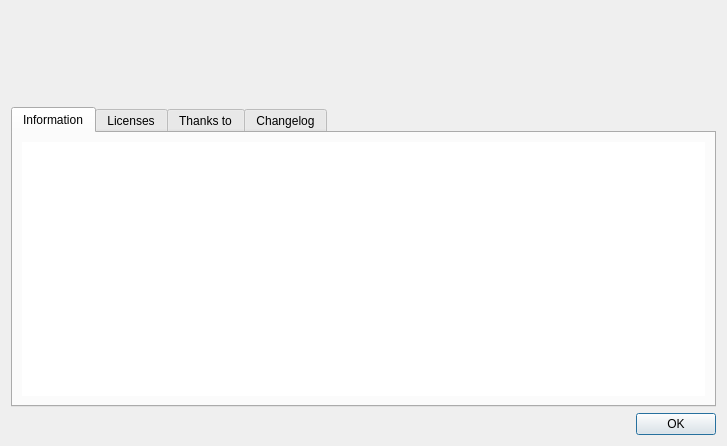
<?xml version="1.0" encoding="UTF-8"?>
<ui version="4.0">
 <class>FormAbout</class>
 <widget class="QDialog" name="FormAbout">
  <property name="windowModality">
   <enum>Qt::WindowModal</enum>
  </property>
  <property name="geometry">
   <rect>
    <x>0</x>
    <y>0</y>
    <width>727</width>
    <height>446</height>
   </rect>
  </property>
  <property name="minimumSize">
   <size>
    <width>530</width>
    <height>380</height>
   </size>
  </property>
  <property name="maximumSize">
   <size>
    <width>731</width>
    <height>500</height>
   </size>
  </property>
  <property name="windowTitle">
   <string>About Qonverter</string>
  </property>
  <property name="windowIcon">
   <iconset resource="../resources/qonverter.qrc">
    <normaloff>:/graphics/qonverter.png</normaloff>:/graphics/qonverter.png</iconset>
  </property>
  <property name="locale">
   <locale language="English" country="UnitedStates"/>
  </property>
  <layout class="QVBoxLayout" name="verticalLayout">
   <item>
    <layout class="QFormLayout" name="m_formLayout">
     <property name="fieldGrowthPolicy">
      <enum>QFormLayout::AllNonFixedFieldsGrow</enum>
     </property>
     <item row="0" column="0">
      <widget class="QLabel" name="m_lblIcon">
       <property name="minimumSize">
        <size>
         <width>90</width>
         <height>90</height>
        </size>
       </property>
       <property name="maximumSize">
        <size>
         <width>90</width>
         <height>90</height>
        </size>
       </property>
       <property name="styleSheet">
        <string notr="true"/>
       </property>
       <property name="locale">
        <locale language="English" country="UnitedStates"/>
       </property>
       <property name="text">
        <string/>
       </property>
       <property name="textFormat">
        <enum>Qt::RichText</enum>
       </property>
       <property name="pixmap">
        <pixmap resource="../resources/qonverter.qrc">:/graphics/qonverter.png</pixmap>
       </property>
       <property name="scaledContents">
        <bool>true</bool>
       </property>
       <property name="alignment">
        <set>Qt::AlignCenter</set>
       </property>
      </widget>
     </item>
     <item row="0" column="1">
      <widget class="QLabel" name="m_lblDesc">
       <property name="minimumSize">
        <size>
         <width>0</width>
         <height>60</height>
        </size>
       </property>
       <property name="locale">
        <locale language="English" country="UnitedStates"/>
       </property>
       <property name="text">
        <string/>
       </property>
       <property name="textFormat">
        <enum>Qt::RichText</enum>
       </property>
       <property name="alignment">
        <set>Qt::AlignLeading|Qt::AlignLeft|Qt::AlignVCenter</set>
       </property>
       <property name="textInteractionFlags">
        <set>Qt::LinksAccessibleByMouse|Qt::TextSelectableByMouse</set>
       </property>
      </widget>
     </item>
    </layout>
   </item>
   <item>
    <widget class="QTabWidget" name="m_tabAbout">
     <property name="styleSheet">
      <string notr="true"/>
     </property>
     <property name="locale">
      <locale language="English" country="UnitedStates"/>
     </property>
     <property name="currentIndex">
      <number>0</number>
     </property>
     <widget class="QWidget" name="m_tabInfo">
      <attribute name="title">
       <string>Information</string>
      </attribute>
      <layout class="QVBoxLayout" name="verticalLayout_2">
       <item>
        <widget class="QTextEdit" name="m_txtInfo">
         <property name="contextMenuPolicy">
          <enum>Qt::DefaultContextMenu</enum>
         </property>
         <property name="styleSheet">
          <string notr="true"/>
         </property>
         <property name="frameShape">
          <enum>QFrame::NoFrame</enum>
         </property>
         <property name="undoRedoEnabled">
          <bool>false</bool>
         </property>
         <property name="readOnly">
          <bool>true</bool>
         </property>
         <property name="html">
          <string notr="true">&lt;!DOCTYPE HTML PUBLIC &quot;-//W3C//DTD HTML 4.0//EN&quot; &quot;http://www.w3.org/TR/REC-html40/strict.dtd&quot;&gt;
&lt;html&gt;&lt;head&gt;&lt;meta name=&quot;qrichtext&quot; content=&quot;1&quot; /&gt;&lt;style type=&quot;text/css&quot;&gt;
p, li { white-space: pre-wrap; }
&lt;/style&gt;&lt;/head&gt;&lt;body style=&quot; font-family:'MS Shell Dlg 2'; font-size:8.25pt; font-weight:400; font-style:normal;&quot;&gt;
&lt;p style=&quot;-qt-paragraph-type:empty; margin-top:0px; margin-bottom:0px; margin-left:0px; margin-right:0px; -qt-block-indent:0; text-indent:0px; font-family:'Sans Serif'; font-size:9pt;&quot;&gt;&lt;br /&gt;&lt;/p&gt;&lt;/body&gt;&lt;/html&gt;</string>
         </property>
         <property name="acceptRichText">
          <bool>false</bool>
         </property>
         <property name="textInteractionFlags">
          <set>Qt::LinksAccessibleByMouse|Qt::TextSelectableByMouse</set>
         </property>
        </widget>
       </item>
      </layout>
     </widget>
     <widget class="QWidget" name="m_tabLicenses">
      <attribute name="title">
       <string>Licenses</string>
      </attribute>
      <layout class="QVBoxLayout" name="verticalLayout_4">
       <item>
        <widget class="QToolBox" name="toolBox">
         <property name="currentIndex">
          <number>0</number>
         </property>
         <widget class="QWidget" name="page_GNU">
          <property name="geometry">
           <rect>
            <x>0</x>
            <y>0</y>
            <width>685</width>
            <height>176</height>
           </rect>
          </property>
          <property name="autoFillBackground">
           <bool>false</bool>
          </property>
          <attribute name="label">
           <string>GNU GPL License</string>
          </attribute>
          <attribute name="toolTip">
           <string>GNU GPL License</string>
          </attribute>
          <layout class="QVBoxLayout" name="verticalLayout_3">
           <property name="leftMargin">
            <number>0</number>
           </property>
           <property name="topMargin">
            <number>0</number>
           </property>
           <property name="rightMargin">
            <number>0</number>
           </property>
           <property name="bottomMargin">
            <number>0</number>
           </property>
           <item>
            <widget class="QTextEdit" name="m_txtLicenseGnu">
             <property name="font">
              <font>
               <family>DejaVu Sans Mono</family>
              </font>
             </property>
             <property name="styleSheet">
              <string notr="true"/>
             </property>
             <property name="frameShape">
              <enum>QFrame::NoFrame</enum>
             </property>
             <property name="horizontalScrollBarPolicy">
              <enum>Qt::ScrollBarAlwaysOff</enum>
             </property>
             <property name="autoFormatting">
              <set>QTextEdit::AutoNone</set>
             </property>
             <property name="undoRedoEnabled">
              <bool>false</bool>
             </property>
             <property name="lineWrapMode">
              <enum>QTextEdit::WidgetWidth</enum>
             </property>
             <property name="readOnly">
              <bool>true</bool>
             </property>
             <property name="html">
              <string notr="true">&lt;!DOCTYPE HTML PUBLIC &quot;-//W3C//DTD HTML 4.0//EN&quot; &quot;http://www.w3.org/TR/REC-html40/strict.dtd&quot;&gt;
&lt;html&gt;&lt;head&gt;&lt;meta name=&quot;qrichtext&quot; content=&quot;1&quot; /&gt;&lt;style type=&quot;text/css&quot;&gt;
p, li { white-space: pre-wrap; }
&lt;/style&gt;&lt;/head&gt;&lt;body style=&quot; font-family:'DejaVu Sans Mono'; font-size:8.25pt; font-weight:400; font-style:normal;&quot;&gt;
&lt;p style=&quot;-qt-paragraph-type:empty; margin-top:0px; margin-bottom:0px; margin-left:0px; margin-right:0px; -qt-block-indent:0; text-indent:0px; font-family:'Sans Serif'; font-size:9pt;&quot;&gt;&lt;br /&gt;&lt;/p&gt;&lt;/body&gt;&lt;/html&gt;</string>
             </property>
             <property name="textInteractionFlags">
              <set>Qt::LinksAccessibleByMouse|Qt::TextSelectableByMouse</set>
             </property>
            </widget>
           </item>
          </layout>
         </widget>
         <widget class="QWidget" name="page_BSD">
          <attribute name="label">
           <string>BSD 3-Clause License</string>
          </attribute>
          <attribute name="toolTip">
           <string>BSD 3-Clause License</string>
          </attribute>
          <layout class="QVBoxLayout" name="verticalLayout_5">
           <property name="leftMargin">
            <number>0</number>
           </property>
           <property name="topMargin">
            <number>0</number>
           </property>
           <property name="rightMargin">
            <number>0</number>
           </property>
           <property name="bottomMargin">
            <number>0</number>
           </property>
           <item>
            <widget class="QTextEdit" name="m_txtLicenseBsd">
             <property name="font">
              <font>
               <family>DejaVu Sans Mono</family>
              </font>
             </property>
             <property name="styleSheet">
              <string notr="true"/>
             </property>
             <property name="frameShape">
              <enum>QFrame::NoFrame</enum>
             </property>
             <property name="horizontalScrollBarPolicy">
              <enum>Qt::ScrollBarAlwaysOff</enum>
             </property>
             <property name="autoFormatting">
              <set>QTextEdit::AutoNone</set>
             </property>
             <property name="undoRedoEnabled">
              <bool>false</bool>
             </property>
             <property name="lineWrapMode">
              <enum>QTextEdit::WidgetWidth</enum>
             </property>
             <property name="readOnly">
              <bool>true</bool>
             </property>
             <property name="html">
              <string notr="true">&lt;!DOCTYPE HTML PUBLIC &quot;-//W3C//DTD HTML 4.0//EN&quot; &quot;http://www.w3.org/TR/REC-html40/strict.dtd&quot;&gt;
&lt;html&gt;&lt;head&gt;&lt;meta name=&quot;qrichtext&quot; content=&quot;1&quot; /&gt;&lt;style type=&quot;text/css&quot;&gt;
p, li { white-space: pre-wrap; }
&lt;/style&gt;&lt;/head&gt;&lt;body style=&quot; font-family:'DejaVu Sans Mono'; font-size:8.25pt; font-weight:400; font-style:normal;&quot;&gt;
&lt;p style=&quot;-qt-paragraph-type:empty; margin-top:0px; margin-bottom:0px; margin-left:0px; margin-right:0px; -qt-block-indent:0; text-indent:0px; font-family:'Sans Serif'; font-size:9pt;&quot;&gt;&lt;br /&gt;&lt;/p&gt;&lt;/body&gt;&lt;/html&gt;</string>
             </property>
             <property name="textInteractionFlags">
              <set>Qt::LinksAccessibleByMouse|Qt::TextSelectableByMouse</set>
             </property>
            </widget>
           </item>
          </layout>
         </widget>
         <widget class="QWidget" name="page_FLAGS">
          <property name="geometry">
           <rect>
            <x>0</x>
            <y>0</y>
            <width>685</width>
            <height>176</height>
           </rect>
          </property>
          <attribute name="label">
           <string>Go Squared License (for flags in settings)</string>
          </attribute>
          <attribute name="toolTip">
           <string>Go Squared License (for flags in settings)</string>
          </attribute>
          <layout class="QVBoxLayout" name="verticalLayout_6">
           <property name="leftMargin">
            <number>0</number>
           </property>
           <property name="topMargin">
            <number>0</number>
           </property>
           <property name="rightMargin">
            <number>0</number>
           </property>
           <property name="bottomMargin">
            <number>0</number>
           </property>
           <item>
            <widget class="QTextEdit" name="m_txtLicenseFlags">
             <property name="font">
              <font>
               <family>DejaVu Sans Mono</family>
              </font>
             </property>
             <property name="styleSheet">
              <string notr="true"/>
             </property>
             <property name="frameShape">
              <enum>QFrame::NoFrame</enum>
             </property>
             <property name="horizontalScrollBarPolicy">
              <enum>Qt::ScrollBarAlwaysOff</enum>
             </property>
             <property name="autoFormatting">
              <set>QTextEdit::AutoNone</set>
             </property>
             <property name="undoRedoEnabled">
              <bool>false</bool>
             </property>
             <property name="lineWrapMode">
              <enum>QTextEdit::WidgetWidth</enum>
             </property>
             <property name="readOnly">
              <bool>true</bool>
             </property>
             <property name="html">
              <string notr="true">&lt;!DOCTYPE HTML PUBLIC &quot;-//W3C//DTD HTML 4.0//EN&quot; &quot;http://www.w3.org/TR/REC-html40/strict.dtd&quot;&gt;
&lt;html&gt;&lt;head&gt;&lt;meta name=&quot;qrichtext&quot; content=&quot;1&quot; /&gt;&lt;style type=&quot;text/css&quot;&gt;
p, li { white-space: pre-wrap; }
&lt;/style&gt;&lt;/head&gt;&lt;body style=&quot; font-family:'DejaVu Sans Mono'; font-size:8.25pt; font-weight:400; font-style:normal;&quot;&gt;
&lt;p style=&quot;-qt-paragraph-type:empty; margin-top:0px; margin-bottom:0px; margin-left:0px; margin-right:0px; -qt-block-indent:0; text-indent:0px; font-family:'Sans Serif'; font-size:9pt;&quot;&gt;&lt;br /&gt;&lt;/p&gt;&lt;/body&gt;&lt;/html&gt;</string>
             </property>
             <property name="textInteractionFlags">
              <set>Qt::LinksAccessibleByMouse|Qt::TextSelectableByMouse</set>
             </property>
            </widget>
           </item>
          </layout>
         </widget>
        </widget>
       </item>
      </layout>
     </widget>
     <widget class="QWidget" name="m_tabThanks">
      <attribute name="title">
       <string>Thanks to</string>
      </attribute>
      <layout class="QVBoxLayout" name="verticalLayout_8">
       <item>
        <widget class="QTextEdit" name="m_txtThanks">
         <property name="frameShape">
          <enum>QFrame::NoFrame</enum>
         </property>
         <property name="undoRedoEnabled">
          <bool>false</bool>
         </property>
         <property name="html">
          <string notr="true">&lt;!DOCTYPE HTML PUBLIC &quot;-//W3C//DTD HTML 4.0//EN&quot; &quot;http://www.w3.org/TR/REC-html40/strict.dtd&quot;&gt;
&lt;html&gt;&lt;head&gt;&lt;meta name=&quot;qrichtext&quot; content=&quot;1&quot; /&gt;&lt;style type=&quot;text/css&quot;&gt;
p, li { white-space: pre-wrap; }
&lt;/style&gt;&lt;/head&gt;&lt;body style=&quot; font-family:'MS Shell Dlg 2'; font-size:8.25pt; font-weight:400; font-style:normal;&quot;&gt;
&lt;p style=&quot; margin-top:0px; margin-bottom:0px; margin-left:0px; margin-right:0px; -qt-block-indent:0; text-indent:0px;&quot;&gt;&lt;span style=&quot; font-family:'Sans Serif'; font-size:9pt;&quot;&gt;&lt;br /&gt;&lt;/span&gt;&lt;/p&gt;&lt;/body&gt;&lt;/html&gt;</string>
         </property>
         <property name="tabStopWidth">
          <number>30</number>
         </property>
         <property name="acceptRichText">
          <bool>false</bool>
         </property>
         <property name="textInteractionFlags">
          <set>Qt::LinksAccessibleByMouse|Qt::TextSelectableByMouse</set>
         </property>
        </widget>
       </item>
       <item>
        <widget class="QLabel" name="m_lblThanks">
         <property name="text">
          <string>Thanks to page is available only in English language.</string>
         </property>
        </widget>
       </item>
      </layout>
     </widget>
     <widget class="QWidget" name="m_tabChangelog">
      <attribute name="title">
       <string>Changelog</string>
      </attribute>
      <layout class="QVBoxLayout" name="verticalLayout_7">
       <item>
        <widget class="QTextEdit" name="m_txtChangelog">
         <property name="frameShape">
          <enum>QFrame::NoFrame</enum>
         </property>
         <property name="undoRedoEnabled">
          <bool>false</bool>
         </property>
         <property name="html">
          <string notr="true">&lt;!DOCTYPE HTML PUBLIC &quot;-//W3C//DTD HTML 4.0//EN&quot; &quot;http://www.w3.org/TR/REC-html40/strict.dtd&quot;&gt;
&lt;html&gt;&lt;head&gt;&lt;meta name=&quot;qrichtext&quot; content=&quot;1&quot; /&gt;&lt;style type=&quot;text/css&quot;&gt;
p, li { white-space: pre-wrap; }
&lt;/style&gt;&lt;/head&gt;&lt;body style=&quot; font-family:'MS Shell Dlg 2'; font-size:8.25pt; font-weight:400; font-style:normal;&quot;&gt;
&lt;p style=&quot;-qt-paragraph-type:empty; margin-top:0px; margin-bottom:0px; margin-left:0px; margin-right:0px; -qt-block-indent:0; text-indent:0px; font-family:'Sans Serif'; font-size:9pt;&quot;&gt;&lt;br /&gt;&lt;/p&gt;&lt;/body&gt;&lt;/html&gt;</string>
         </property>
         <property name="acceptRichText">
          <bool>false</bool>
         </property>
         <property name="textInteractionFlags">
          <set>Qt::LinksAccessibleByMouse|Qt::TextSelectableByMouse</set>
         </property>
        </widget>
       </item>
       <item>
        <widget class="QLabel" name="m_lblChangelog">
         <property name="text">
          <string>Changelog page is available only in English language.</string>
         </property>
        </widget>
       </item>
      </layout>
     </widget>
    </widget>
   </item>
   <item>
    <widget class="QDialogButtonBox" name="m_buttonBox">
     <property name="standardButtons">
      <set>QDialogButtonBox::Ok</set>
     </property>
    </widget>
   </item>
  </layout>
 </widget>
 <resources>
  <include location="../resources/qonverter.qrc"/>
 </resources>
 <connections>
  <connection>
   <sender>m_buttonBox</sender>
   <signal>accepted()</signal>
   <receiver>FormAbout</receiver>
   <slot>accept()</slot>
   <hints>
    <hint type="sourcelabel">
     <x>363</x>
     <y>425</y>
    </hint>
    <hint type="destinationlabel">
     <x>363</x>
     <y>222</y>
    </hint>
   </hints>
  </connection>
 </connections>
</ui>
